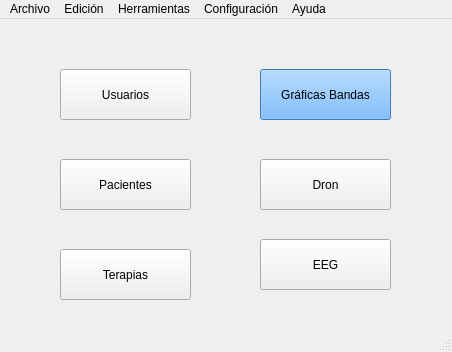
<?xml version="1.0" encoding="UTF-8"?>
<ui version="4.0">
 <class>MainWindow</class>
 <widget class="QMainWindow" name="MainWindow">
  <property name="geometry">
   <rect>
    <x>0</x>
    <y>0</y>
    <width>452</width>
    <height>352</height>
   </rect>
  </property>
  <property name="windowTitle">
   <string>Cognidron</string>
  </property>
  <property name="windowIcon">
   <iconset>
    <normalon>imagenes/dron-ico.png</normalon>
   </iconset>
  </property>
  <widget class="QWidget" name="centralwidget">
   <widget class="QPushButton" name="pushButton">
    <property name="geometry">
     <rect>
      <x>60</x>
      <y>50</y>
      <width>131</width>
      <height>51</height>
     </rect>
    </property>
    <property name="text">
     <string>Usuarios</string>
    </property>
    <property name="icon">
     <iconset>
      <normaloff>imagenes/usuario.png</normaloff>imagenes/usuario.png</iconset>
    </property>
    <property name="iconSize">
     <size>
      <width>32</width>
      <height>32</height>
     </size>
    </property>
   </widget>
   <widget class="QPushButton" name="pushButton_2">
    <property name="geometry">
     <rect>
      <x>60</x>
      <y>140</y>
      <width>131</width>
      <height>51</height>
     </rect>
    </property>
    <property name="text">
     <string>Pacientes</string>
    </property>
    <property name="icon">
     <iconset>
      <normaloff>imagenes/paciente.png</normaloff>imagenes/paciente.png</iconset>
    </property>
    <property name="iconSize">
     <size>
      <width>32</width>
      <height>32</height>
     </size>
    </property>
   </widget>
   <widget class="QPushButton" name="pushButton_3">
    <property name="geometry">
     <rect>
      <x>60</x>
      <y>230</y>
      <width>131</width>
      <height>51</height>
     </rect>
    </property>
    <property name="text">
     <string>Terapias</string>
    </property>
    <property name="icon">
     <iconset>
      <normaloff>imagenes/terapia.png</normaloff>imagenes/terapia.png</iconset>
    </property>
    <property name="iconSize">
     <size>
      <width>32</width>
      <height>32</height>
     </size>
    </property>
   </widget>
   <widget class="QPushButton" name="pushButton_4">
    <property name="geometry">
     <rect>
      <x>260</x>
      <y>140</y>
      <width>131</width>
      <height>51</height>
     </rect>
    </property>
    <property name="text">
     <string>Dron</string>
    </property>
    <property name="icon">
     <iconset>
      <normaloff>imagenes/dron-ico.png</normaloff>imagenes/dron-ico.png</iconset>
    </property>
    <property name="iconSize">
     <size>
      <width>32</width>
      <height>32</height>
     </size>
    </property>
   </widget>
   <widget class="QPushButton" name="pushButton_5">
    <property name="geometry">
     <rect>
      <x>260</x>
      <y>220</y>
      <width>131</width>
      <height>51</height>
     </rect>
    </property>
    <property name="text">
     <string>EEG</string>
    </property>
    <property name="icon">
     <iconset>
      <normaloff>imagenes/eeg.png</normaloff>imagenes/eeg.png</iconset>
    </property>
    <property name="iconSize">
     <size>
      <width>32</width>
      <height>32</height>
     </size>
    </property>
   </widget>
   <widget class="QPushButton" name="btnBands">
    <property name="geometry">
     <rect>
      <x>260</x>
      <y>50</y>
      <width>131</width>
      <height>51</height>
     </rect>
    </property>
    <property name="palette">
     <palette>
      <active>
       <colorrole role="WindowText">
        <brush brushstyle="SolidPattern">
         <color alpha="255">
          <red>0</red>
          <green>0</green>
          <blue>0</blue>
         </color>
        </brush>
       </colorrole>
       <colorrole role="Button">
        <brush brushstyle="SolidPattern">
         <color alpha="255">
          <red>85</red>
          <green>170</green>
          <blue>255</blue>
         </color>
        </brush>
       </colorrole>
       <colorrole role="Light">
        <brush brushstyle="SolidPattern">
         <color alpha="255">
          <red>213</red>
          <green>234</green>
          <blue>255</blue>
         </color>
        </brush>
       </colorrole>
       <colorrole role="Midlight">
        <brush brushstyle="SolidPattern">
         <color alpha="255">
          <red>149</red>
          <green>202</green>
          <blue>255</blue>
         </color>
        </brush>
       </colorrole>
       <colorrole role="Dark">
        <brush brushstyle="SolidPattern">
         <color alpha="255">
          <red>42</red>
          <green>85</green>
          <blue>127</blue>
         </color>
        </brush>
       </colorrole>
       <colorrole role="Mid">
        <brush brushstyle="SolidPattern">
         <color alpha="255">
          <red>56</red>
          <green>113</green>
          <blue>170</blue>
         </color>
        </brush>
       </colorrole>
       <colorrole role="Text">
        <brush brushstyle="SolidPattern">
         <color alpha="255">
          <red>0</red>
          <green>0</green>
          <blue>0</blue>
         </color>
        </brush>
       </colorrole>
       <colorrole role="BrightText">
        <brush brushstyle="SolidPattern">
         <color alpha="255">
          <red>255</red>
          <green>255</green>
          <blue>255</blue>
         </color>
        </brush>
       </colorrole>
       <colorrole role="ButtonText">
        <brush brushstyle="SolidPattern">
         <color alpha="255">
          <red>0</red>
          <green>0</green>
          <blue>0</blue>
         </color>
        </brush>
       </colorrole>
       <colorrole role="Base">
        <brush brushstyle="SolidPattern">
         <color alpha="255">
          <red>255</red>
          <green>255</green>
          <blue>255</blue>
         </color>
        </brush>
       </colorrole>
       <colorrole role="Window">
        <brush brushstyle="SolidPattern">
         <color alpha="255">
          <red>85</red>
          <green>170</green>
          <blue>255</blue>
         </color>
        </brush>
       </colorrole>
       <colorrole role="Shadow">
        <brush brushstyle="SolidPattern">
         <color alpha="255">
          <red>0</red>
          <green>0</green>
          <blue>0</blue>
         </color>
        </brush>
       </colorrole>
       <colorrole role="AlternateBase">
        <brush brushstyle="SolidPattern">
         <color alpha="255">
          <red>170</red>
          <green>212</green>
          <blue>255</blue>
         </color>
        </brush>
       </colorrole>
       <colorrole role="ToolTipBase">
        <brush brushstyle="SolidPattern">
         <color alpha="255">
          <red>255</red>
          <green>255</green>
          <blue>220</blue>
         </color>
        </brush>
       </colorrole>
       <colorrole role="ToolTipText">
        <brush brushstyle="SolidPattern">
         <color alpha="255">
          <red>0</red>
          <green>0</green>
          <blue>0</blue>
         </color>
        </brush>
       </colorrole>
      </active>
      <inactive>
       <colorrole role="WindowText">
        <brush brushstyle="SolidPattern">
         <color alpha="255">
          <red>0</red>
          <green>0</green>
          <blue>0</blue>
         </color>
        </brush>
       </colorrole>
       <colorrole role="Button">
        <brush brushstyle="SolidPattern">
         <color alpha="255">
          <red>85</red>
          <green>170</green>
          <blue>255</blue>
         </color>
        </brush>
       </colorrole>
       <colorrole role="Light">
        <brush brushstyle="SolidPattern">
         <color alpha="255">
          <red>213</red>
          <green>234</green>
          <blue>255</blue>
         </color>
        </brush>
       </colorrole>
       <colorrole role="Midlight">
        <brush brushstyle="SolidPattern">
         <color alpha="255">
          <red>149</red>
          <green>202</green>
          <blue>255</blue>
         </color>
        </brush>
       </colorrole>
       <colorrole role="Dark">
        <brush brushstyle="SolidPattern">
         <color alpha="255">
          <red>42</red>
          <green>85</green>
          <blue>127</blue>
         </color>
        </brush>
       </colorrole>
       <colorrole role="Mid">
        <brush brushstyle="SolidPattern">
         <color alpha="255">
          <red>56</red>
          <green>113</green>
          <blue>170</blue>
         </color>
        </brush>
       </colorrole>
       <colorrole role="Text">
        <brush brushstyle="SolidPattern">
         <color alpha="255">
          <red>0</red>
          <green>0</green>
          <blue>0</blue>
         </color>
        </brush>
       </colorrole>
       <colorrole role="BrightText">
        <brush brushstyle="SolidPattern">
         <color alpha="255">
          <red>255</red>
          <green>255</green>
          <blue>255</blue>
         </color>
        </brush>
       </colorrole>
       <colorrole role="ButtonText">
        <brush brushstyle="SolidPattern">
         <color alpha="255">
          <red>0</red>
          <green>0</green>
          <blue>0</blue>
         </color>
        </brush>
       </colorrole>
       <colorrole role="Base">
        <brush brushstyle="SolidPattern">
         <color alpha="255">
          <red>255</red>
          <green>255</green>
          <blue>255</blue>
         </color>
        </brush>
       </colorrole>
       <colorrole role="Window">
        <brush brushstyle="SolidPattern">
         <color alpha="255">
          <red>85</red>
          <green>170</green>
          <blue>255</blue>
         </color>
        </brush>
       </colorrole>
       <colorrole role="Shadow">
        <brush brushstyle="SolidPattern">
         <color alpha="255">
          <red>0</red>
          <green>0</green>
          <blue>0</blue>
         </color>
        </brush>
       </colorrole>
       <colorrole role="AlternateBase">
        <brush brushstyle="SolidPattern">
         <color alpha="255">
          <red>170</red>
          <green>212</green>
          <blue>255</blue>
         </color>
        </brush>
       </colorrole>
       <colorrole role="ToolTipBase">
        <brush brushstyle="SolidPattern">
         <color alpha="255">
          <red>255</red>
          <green>255</green>
          <blue>220</blue>
         </color>
        </brush>
       </colorrole>
       <colorrole role="ToolTipText">
        <brush brushstyle="SolidPattern">
         <color alpha="255">
          <red>0</red>
          <green>0</green>
          <blue>0</blue>
         </color>
        </brush>
       </colorrole>
      </inactive>
      <disabled>
       <colorrole role="WindowText">
        <brush brushstyle="SolidPattern">
         <color alpha="255">
          <red>42</red>
          <green>85</green>
          <blue>127</blue>
         </color>
        </brush>
       </colorrole>
       <colorrole role="Button">
        <brush brushstyle="SolidPattern">
         <color alpha="255">
          <red>85</red>
          <green>170</green>
          <blue>255</blue>
         </color>
        </brush>
       </colorrole>
       <colorrole role="Light">
        <brush brushstyle="SolidPattern">
         <color alpha="255">
          <red>213</red>
          <green>234</green>
          <blue>255</blue>
         </color>
        </brush>
       </colorrole>
       <colorrole role="Midlight">
        <brush brushstyle="SolidPattern">
         <color alpha="255">
          <red>149</red>
          <green>202</green>
          <blue>255</blue>
         </color>
        </brush>
       </colorrole>
       <colorrole role="Dark">
        <brush brushstyle="SolidPattern">
         <color alpha="255">
          <red>42</red>
          <green>85</green>
          <blue>127</blue>
         </color>
        </brush>
       </colorrole>
       <colorrole role="Mid">
        <brush brushstyle="SolidPattern">
         <color alpha="255">
          <red>56</red>
          <green>113</green>
          <blue>170</blue>
         </color>
        </brush>
       </colorrole>
       <colorrole role="Text">
        <brush brushstyle="SolidPattern">
         <color alpha="255">
          <red>42</red>
          <green>85</green>
          <blue>127</blue>
         </color>
        </brush>
       </colorrole>
       <colorrole role="BrightText">
        <brush brushstyle="SolidPattern">
         <color alpha="255">
          <red>255</red>
          <green>255</green>
          <blue>255</blue>
         </color>
        </brush>
       </colorrole>
       <colorrole role="ButtonText">
        <brush brushstyle="SolidPattern">
         <color alpha="255">
          <red>42</red>
          <green>85</green>
          <blue>127</blue>
         </color>
        </brush>
       </colorrole>
       <colorrole role="Base">
        <brush brushstyle="SolidPattern">
         <color alpha="255">
          <red>85</red>
          <green>170</green>
          <blue>255</blue>
         </color>
        </brush>
       </colorrole>
       <colorrole role="Window">
        <brush brushstyle="SolidPattern">
         <color alpha="255">
          <red>85</red>
          <green>170</green>
          <blue>255</blue>
         </color>
        </brush>
       </colorrole>
       <colorrole role="Shadow">
        <brush brushstyle="SolidPattern">
         <color alpha="255">
          <red>0</red>
          <green>0</green>
          <blue>0</blue>
         </color>
        </brush>
       </colorrole>
       <colorrole role="AlternateBase">
        <brush brushstyle="SolidPattern">
         <color alpha="255">
          <red>85</red>
          <green>170</green>
          <blue>255</blue>
         </color>
        </brush>
       </colorrole>
       <colorrole role="ToolTipBase">
        <brush brushstyle="SolidPattern">
         <color alpha="255">
          <red>255</red>
          <green>255</green>
          <blue>220</blue>
         </color>
        </brush>
       </colorrole>
       <colorrole role="ToolTipText">
        <brush brushstyle="SolidPattern">
         <color alpha="255">
          <red>0</red>
          <green>0</green>
          <blue>0</blue>
         </color>
        </brush>
       </colorrole>
      </disabled>
     </palette>
    </property>
    <property name="text">
     <string>Gráficas Bandas</string>
    </property>
    <property name="iconSize">
     <size>
      <width>32</width>
      <height>32</height>
     </size>
    </property>
   </widget>
  </widget>
  <widget class="QMenuBar" name="menubar">
   <property name="geometry">
    <rect>
     <x>0</x>
     <y>0</y>
     <width>452</width>
     <height>22</height>
    </rect>
   </property>
   <widget class="QMenu" name="menuArchivo">
    <property name="title">
     <string>Archivo</string>
    </property>
   </widget>
   <widget class="QMenu" name="menuEdici_n">
    <property name="title">
     <string>Edición</string>
    </property>
   </widget>
   <widget class="QMenu" name="menuHerramientas">
    <property name="title">
     <string>Herramientas</string>
    </property>
   </widget>
   <widget class="QMenu" name="menuConfiguraci_n">
    <property name="title">
     <string>Configuración</string>
    </property>
   </widget>
   <widget class="QMenu" name="menuAyuda">
    <property name="title">
     <string>Ayuda</string>
    </property>
   </widget>
   <addaction name="menuArchivo"/>
   <addaction name="menuEdici_n"/>
   <addaction name="menuHerramientas"/>
   <addaction name="menuConfiguraci_n"/>
   <addaction name="menuAyuda"/>
  </widget>
  <widget class="QStatusBar" name="statusbar"/>
 </widget>
 <resources/>
 <connections/>
</ui>
